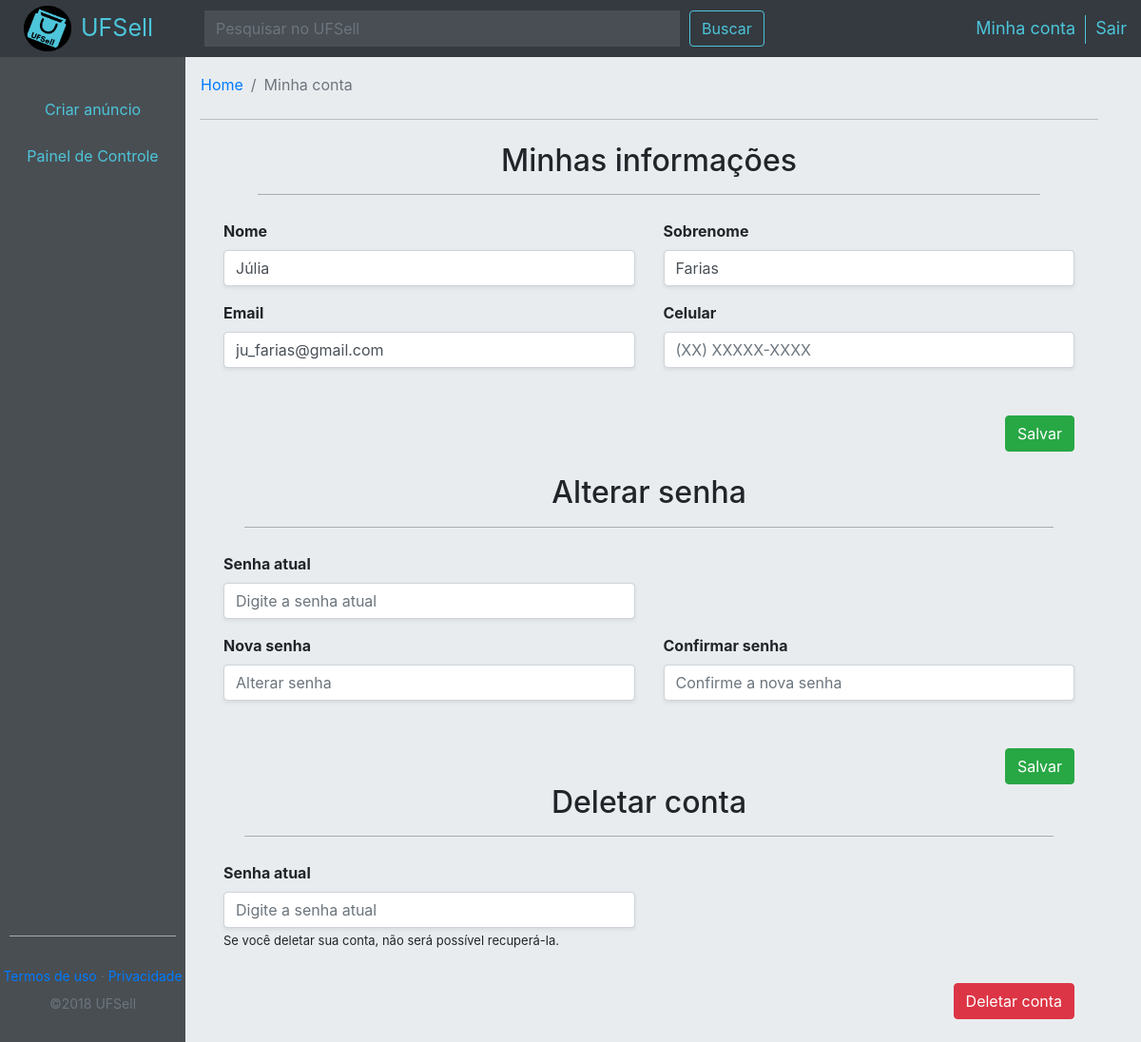
Page /vendedor/conta.php (signed in) on the committed database.
### tables this page shows
CREATE TABLE IF NOT EXISTS `usuario` (
  `id` int(11) NOT NULL,
  `nome` varchar(60) NOT NULL,
  `sobrenome` varchar(100) DEFAULT NULL,
  `email` varchar(40) NOT NULL,
  `senha` varchar(32) NOT NULL,
  `id_org` int(11) NOT NULL,
  `tel` varchar(15) NOT NULL,
  `mes` int(3) NOT NULL,
  `ano` int(5) NOT NULL
);

### vendedor/conta.php (the view, shortened to what this page needs)
<?php
include('../connection/connection.php');
$script = "SELECT * FROM usuario WHERE id='".$_SESSION['id_usuario']."';";
$result = $conn->query($script);
$pessoa = $result->fetch_object();
?>
<!DOCTYPE html>
<html lang="pt-br">
    <head>
        <link rel="stylesheet" href="https://stackpath.bootstrapcdn.com/bootstrap/4.1.3/css/bootstrap.min.css">
		<link rel="stylesheet" href="https://cdnjs.cloudflare.com/ajax/libs/font-awesome/4.7.0/css/font-awesome.min.css">
        <link rel="stylesheet" href="../package/dist/sweetalert2.min.css">
        <link type="text/css" rel="stylesheet" href="../css/comprador.css">
        <link type="text/css" rel="stylesheet" href="../css/vendedor.css">
    </head>
    <body>
        <?php include '../includes/nav-vend.php';  ?>
		<div id="defCol" class="col-12 col-md-12">
                <div id="defRow" class="row">
                    <?php include '../includes/menu-vend.php'; ?>
                    <div id="conteudo" class="col-10 col-md-10">
						<nav aria-label="breadcrumb" style="margin-top:5px; margin-left: -15px;">
							<ol class="breadcrumb">
								<li class="breadcrumb-item"><a href="./home.php">Home</a></li>
								<li class="breadcrumb-item active" aria-current="page">Minha conta</li>
							</ol>
						</nav>
					<form id="formCad" class=""  name="salvar" method="post">
						<div class="colD d-flex justify-content-start">
							<div class="col-12 col-xl-12 col-lg-12 col-md-12">
							<br>
								<center><h2>Minhas informações</h2></center>
								<hr>
								<div id="cardAlterar" class="">
									<div class="row">
										<div class="col-6">
											<div class="form-group">
												<label class="divnome" style="font-weight: bold;">Nome</label>
												<input type="text" class="form-control shadow-sm" value="<?php echo $pessoa->nome; ?>" name="inputNome" pattern=".{1,100}" required autofocus>
											</div>
										</div>
										<div class="col-6">
											<div class="form-group">
												<label class="divsobrenome" style="font-weight: bold;">Sobrenome</label>
												<input type="text" class="form-control shadow-sm" value="<?php echo $pessoa->sobrenome; ?>" name="inputSobrenome" pattern=".{1,100}" required>
											</div>
										</div>
									</div>
									<div class="row">
										<div class="col-6">
											<div class="form-group">
												<label class="divemail" style="font-weight: bold;">Email</label>
												<input type="email" class="form-control shadow-sm" value="<?php echo $pessoa->email; ?>" name="inputEmail" pattern=".{1,100}" required>
											</div>
										</div>
										<div class="col-6">
											<div class="form-group">
												<label class="divtel" style="font-weight: bold;">Celular</label>
												<input type="text" class="form-control shadow-sm bg-white" value="<?php echo $pessoa->tel; ?>" name="inputTel" pattern="\([0-9]{2}\) ?[0-9]{4,6}-[0-9]{3,4}$" placeholder="(XX) XXXXX-XXXX">
											</div>
										</div>
									</div>
								</div>
							</div>
						</div>
						<br>
						<div class="row">
							<div class="col-12">
								<div id="cadSalvar" class="botaocad float-right" style="margin-right:25px;">
									<button type="submit" name="salvar" class="btn btn-success">
										Salvar
									</button>
								</div>
							</div>
						</div>
					</form>
					<br>
					<center><h2>Alterar senha</h2></center>
					<hr>
					<form id="formSen" class=""  name="salvarSen" method="post">
						<div class="d-flex justify-content-start">
							<div class="col-12 col-xl-12 col-lg-12 col-md-12">
								<div id="cardAlterar" class="">
									<div class="row">
										<div class="col-6">
											<div class="form-group">
												<label class="divsenhaatual" style="font-weight: bold;">Senha atual</label>
												<input type="password" class="form-control shadow-sm" placeholder="Digite a senha atual" data-toggle="popover" id="inputAtualSenha" name="inputAtualSenha" pattern=".{5,30}">
											</div>
										</div>
										<div class="col-6"></div>
									</div>
									<div class="row">
										<div class="col-6">
											<div class="form-group">
												<label class="divsenha" style="font-weight: bold;">Nova senha</label>
												<input type="password" class="form-control shadow-sm" placeholder="Alterar senha" id="inputSenha" name="inputSenha" pattern=".{5,30}">
											</div>
										</div>
										<div class="col-6">
											<div class="form-group">
												<label class="divsenha" style="font-weight: bold;">Confirmar senha</label>
												<input type="password" class="form-control shadow-sm" placeholder="Confirme a nova senha" data-toggle="popover" id="inputConfSenha" name="inputConfSenha" pattern=".{5,30}">
											</div>
										</div>
									</div>
								</div>
							</div>
						</div>
						<br>
						<div class="row">
							<div class="col-12">
								<div id="cadSalvar" class="botaocad float-right" style="margin-right:25px;">
									<button type="submit" name="salvarSen" class="btn btn-success">
										Salvar
									</button>
								</div>
							</div>
						</div>
					</form>
					<center><h2>Deletar conta</h2></center>
					<hr>
					<form id="formDel" class=""  name="salvarDel" method="post">
						<div class="d-flex justify-content-start">
							<div class="col-12 col-xl-12 col-lg-12 col-md-12">
								<div id="cardAlterar" class="">
									<div class="row">
										<div class="col-6">
											<div class="form-group">
												<label class="divsenhaatual" style="font-weight: bold;">Senha atual</label>
												<input type="password" class="form-control shadow-sm" placeholder="Digite a senha atual" id="inputAtualSenhaDel" name="inputAtualSenhaDel" pattern=".{5,30}">
												<label style="font-size:13px;">Se você deletar sua conta, não será possível recuperá-la.</label>
											</div>
										</div>
										<div class="col-6">
										</div>
									</div>
								</div>
							</div>
						</div>
						<div class="row">
							<div class="col-12">
								<div id="cadSalvar" class="botaocad float-right" style="margin-right:25px;">
									<button type="submit" name="salvarDel" class="btn btn-danger">
										Deletar conta
									</button>
								</div>
							</div>
						</div>
					</form>
				<br>
                </div>
            </div>
    </body>
</html>

### css/comprador.css (style rules this page uses)
html, body { position: relative; height: 100%; }
body { height: 100%; width: 100%; background-color:#e9ecef; }
nav { width: 100%; height: 60px; }
#defCol { width: 100%; height: calc(100% - 60px); }
#defRow { width: 100%; height: 100%; }
hr { width: 90%; background-color: #b9c0bd; }
#conteudo { background-color:#e9ecef; }
#cardAlterar { padding: 10px; }
.colD { display: block; -webkit-hyphens: auto; -moz-hyphens: auto; -ms-hyphens: auto; hyphens: auto; width: 100%; border-top: 1px solid #000000; border-color: #b9c0bd; }

### rows in the picture
usuario: inputNome "Júlia", inputSobrenome "Farias", inputEmail "ju_farias@gmail.com"
